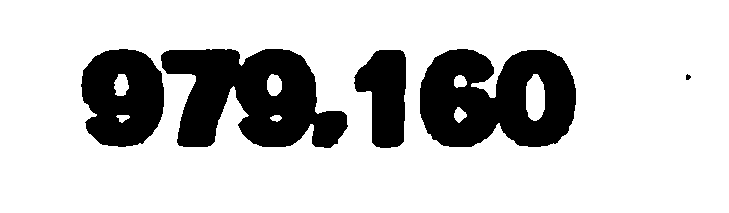
%> input picture ocr_input_score.png, 729 x 213 px, given in place of reference_img_1.png, which was not available
$ octave ddrOCR.m   (GNU Octave 9; MATLAB toolbox functions it lacks are replaced by stand-ins)
%> lines starting %> are read from the running program, lines starting %| are printed output that depends on the picture; in (x1, y1, x2, y2) boxes, pixels count from 0 and x2, y2 are one past the last pixel; in counts of white or black regions, pixels touching at a corner belong together; the program's own positions count from 1; pictures that were not available may be replaced by others from this repository, and a replacement may not be noted
%% INIT
clear; close all;

img = imread('capture_carded/reference_img_1.png');
%> img is the input picture: size 213x729x3 uint8; 78.5% white; 5 black regions, box (x1, y1, x2, y2) and area: (161, 49, 348, 148) 11915, (420, 49, 576, 147) 11534, (81, 49, 164, 147) 6255, (354, 50, 406, 148) 3596, (686, 74, 691, 80) 22
figure
imshow(img)
% line = drawline;
grayImg = rgb2gray(img);

%% Manually get angle and adjust
% These values are all based on ocr_test_2

linePos = [[0.5	1113.5];
[3024.5	1053.5]];
y1 = linePos(1, 2);
y2 = linePos(2, 2);

x1 = linePos(1, 1);
x2 = linePos(2, 1);

angle = rad2deg( atan2(y2 - y1, x2 - x1));

% [4 lines of commented-out code are left out]

%% Selecting Details box

% Create mask of JUST details


% Convert RGB image to HSV
I = rgb2hsv(img);
%> I: size 213x729x3 double; mean H, S, V 0, 0, 0.785

channel1Min = 0.380;
channel1Max = 0.531;

channel2Min = 0.204;
channel2Max = 1.000;

channel3Min = 0.592;
channel3Max = 1.000;

% Create mask based on chosen histogram thresholds
sliderBW = (I(:,:,1) >= channel1Min ) & (I(:,:,1) <= channel1Max) & ...
    (I(:,:,2) >= channel2Min ) & (I(:,:,2) <= channel2Max) & ...
    (I(:,:,3) >= channel3Min ) & (I(:,:,3) <= channel3Max);
%> sliderBW: size 213x729 logical; every value is 0
BW_HSV = sliderBW;

% Create better mask with LAB (more expensive)
% Convert RGB image to chosen color space
I = rgb2lab(img);
%> I: size 213x729x3 double; mean of channels 1, 2, 3 78.5, 0, 0

% Define thresholds for channel 1 based on histogram settings
channel1Min = 0.000;
channel1Max = 100.000;

% Define thresholds for channel 2 based on histogram settings
channel2Min = -61.360;
channel2Max = -26.210;

% Define thresholds for channel 3 based on histogram settings
channel3Min = -31.648;
channel3Max = 34.659;

% Create mask based on chosen histogram thresholds
sliderBW = (I(:,:,1) >= channel1Min ) & (I(:,:,1) <= channel1Max) & ...
    (I(:,:,2) >= channel2Min ) & (I(:,:,2) <= channel2Max) & ...
    (I(:,:,3) >= channel3Min ) & (I(:,:,3) <= channel3Max);
BW = sliderBW;

%BW = BW_HSV; % Force select HSV instead
figure
montage({grayImg, BW_HSV, BW})
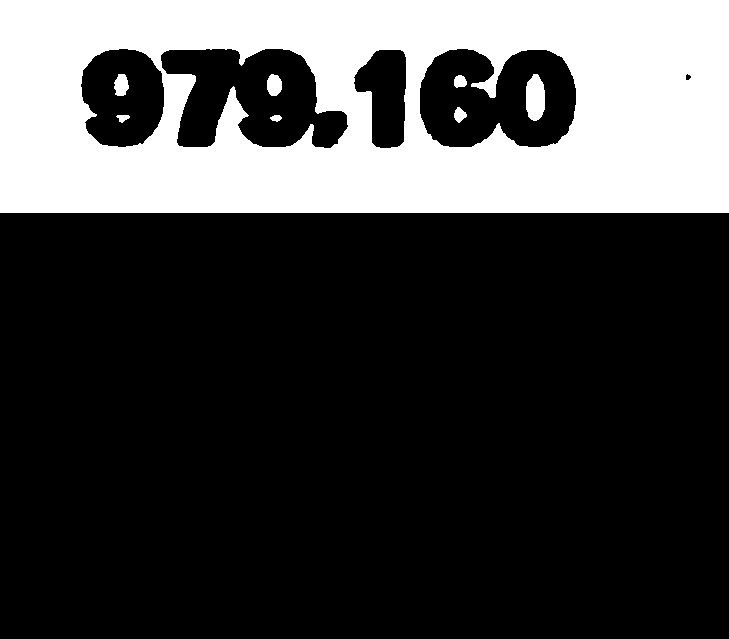
%> displayed picture: size 639x729, on the screen's scale of 0 to 255; 26.2% white; 8 white regions, largest, box (x1, y1, x2, y2) and area: (0, 0, 729, 213) 120311, (526, 74, 545, 121) 731, (267, 74, 282, 96) 266


% Do blob detection and filter small blobs
figure
[B,L] = bwboundaries(BW,'noholes');
%> L: size 213x729 double; every value is 0
%> B = {}
imshow(label2rgb(L, @jet, [.5 .5 .5]))

figure
imshow(BW);
hold on;
BW2 = bwareafilt(BW, [3000, 50000]); %Filter out overly small and large blobs
% ABove might not be necessary with imopen

%% Perform some morphology for getting details region
m = 360; n = 90;

SE_open = strel("rectangle",[n m] .* 0.1);


figure
imshow(BW2)

% The open operation makes us lose our angle so we have to be mindful of that
% On second thought angle is not needed, use phone gyro
BW3 = imopen(BW2, SE_open);

figure
imshow(BW3)

SE_close = strel("rectangle",[n m] .* 1.2);
BW4 = imclose(BW3, SE_close);

figure
imshow(BW4)

figure;
montage({BW2, BW3, BW4}, "Size", [1 3], "BorderSize", 3, "BackgroundColor", "red");
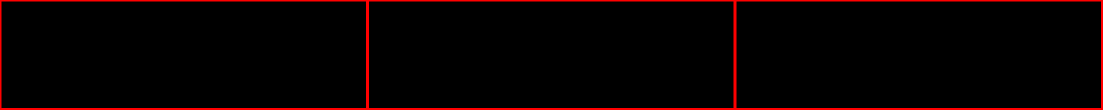
%> displayed picture: size 219x2205x3 logical (shown at 1/2 size); mean R, G, B 0.0353, 0, 0


% ACTUAL blob detection that is done better than before because it is
% affected by morphology (no text in boxes)
CC = bwconncomp(BW4);
%> CC = 0 connected components
stats = regionprops(CC, "all");
%> stats = 0 regions
roi = vertcat(stats(:).BoundingBox);
%> roi = []

figure
L4 = labelmatrix(CC);
RGB_label = label2rgb(L4,@copper,"c","shuffle");
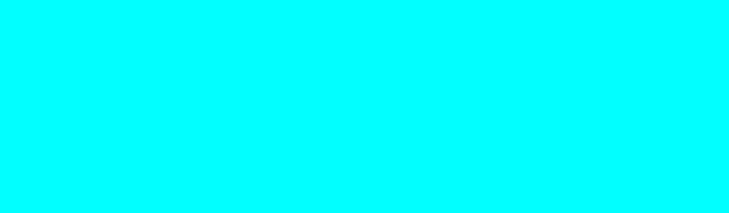
%> RGB_label: size 213x729x3 uint8; mean R, G, B 0, 255, 255
imshow(RGB_label)

numAdditionalPixels = 5;
%> (the run ends here)

$ run again, on marvelous.jpg
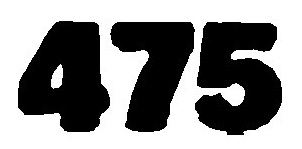
%> input picture marvelous.jpg, 302 x 149 px, given in place of reference_img_1.png, which was not available
%> img is the input picture: size 149x302x3 uint8; min 0, max 255, mean 141.6
%> sliderBW: size 149x302 logical; every value is 0
%> `montage({grayImg, BW_HSV, BW})`:
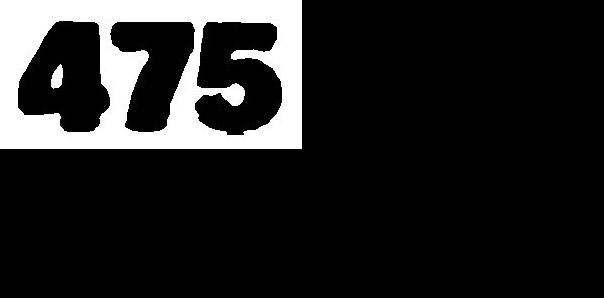
%> displayed picture: size 298x604, on the screen's scale of 0 to 255; min 0, max 255, mean 35.4
%> L: size 149x302 double; every value is 0
%> B = {}
%> `montage({BW2, BW3, BW4}, "Size", [1 3], "BorderSize", 3, "BackgroundCo..`:
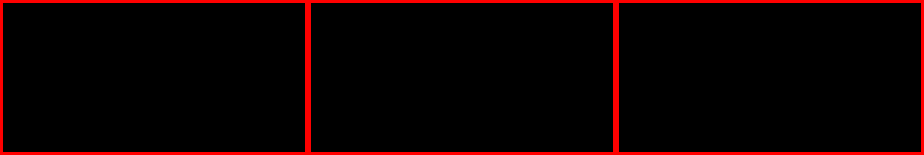
%> displayed picture: size 155x924x3 logical; mean R, G, B 0.0574, 0, 0
%> CC = 0 connected components
%> stats = 0 regions
%> roi = []
